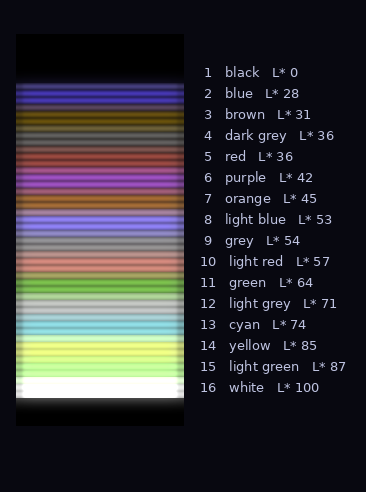

The script that saved this image:
#!/usr/bin/env python3
"""The 16-colour multicolour palette used for W6's right waves: all 16 C64 colours,
dark to light by CIE L* (ghost_part4.ORDER16), one solid swatch each, three lines,
numbered.  CRT look.

    python3 palette16.py palette16.mp4     (or palette16.png for a still)
"""
import sys
import numpy as np
from PIL import Image, ImageDraw
import flyby3d as fb
import flicker as fl
import ideas_video as iv
import loop_video as lv
import ghost_part4 as g4

def main(path):
    order = g4.ORDER16
    Z, ROWS, PAD = 7, 3, 4
    font, small = fl.fonts()
    txt = [f"{i + 1:2d}   {fl.NAMES[c]}   L* {g4.L16[i]:.0f}" for i, c in enumerate(order)]
    tw = int(max(small.getlength(t) for t in txt)) + 4
    WIDTH = -(-tw // Z // 8) * 8
    h = PAD * 2 + ROWS * 16
    img = np.zeros((h, WIDTH), int)
    for i, c in enumerate(order):
        for s in range(ROWS):
            img[PAD + ROWS * i + s] = c
    look = lv.crt_look(fb.C64RGB[img].astype(np.uint8), Z)
    W, H = WIDTH * Z, h * Z
    if path.endswith(".png"):
        c = Image.new("RGB", (16 + W + 16 + tw + 16, H + 100), (8, 8, 16))
        c.paste(look, (16, 34))
        dr = ImageDraw.Draw(c)
        for i, t in enumerate(txt):
            dr.text((W + 32, 34 + (PAD + ROWS * i) * Z + ROWS * Z // 2 - 8), t, fill=(190, 195, 225), font=small)
        c.save(path)
        print("wrote", path)
        return
    v = iv.Video(path, 16 + W + 16 + tw + 16, H + 50)
    for f in range(6 * 60):
        c = Image.new("RGB", (v.w, v.h), (8, 8, 16))
        dr = ImageDraw.Draw(c)
        dr.text((16, 8), "the 16-colour palette, dark to light (by L*)   CRT", fill=(170, 176, 210), font=small)
        c.paste(look, (16, 34))
        for i, t in enumerate(txt):
            dr.text((W + 32, 34 + (PAD + ROWS * i) * Z + ROWS * Z // 2 - 8), t, fill=(190, 195, 225), font=small)
        v.add(c)
    v.close()
    print("wrote", path)

if __name__ == "__main__":
    main(sys.argv[1])
